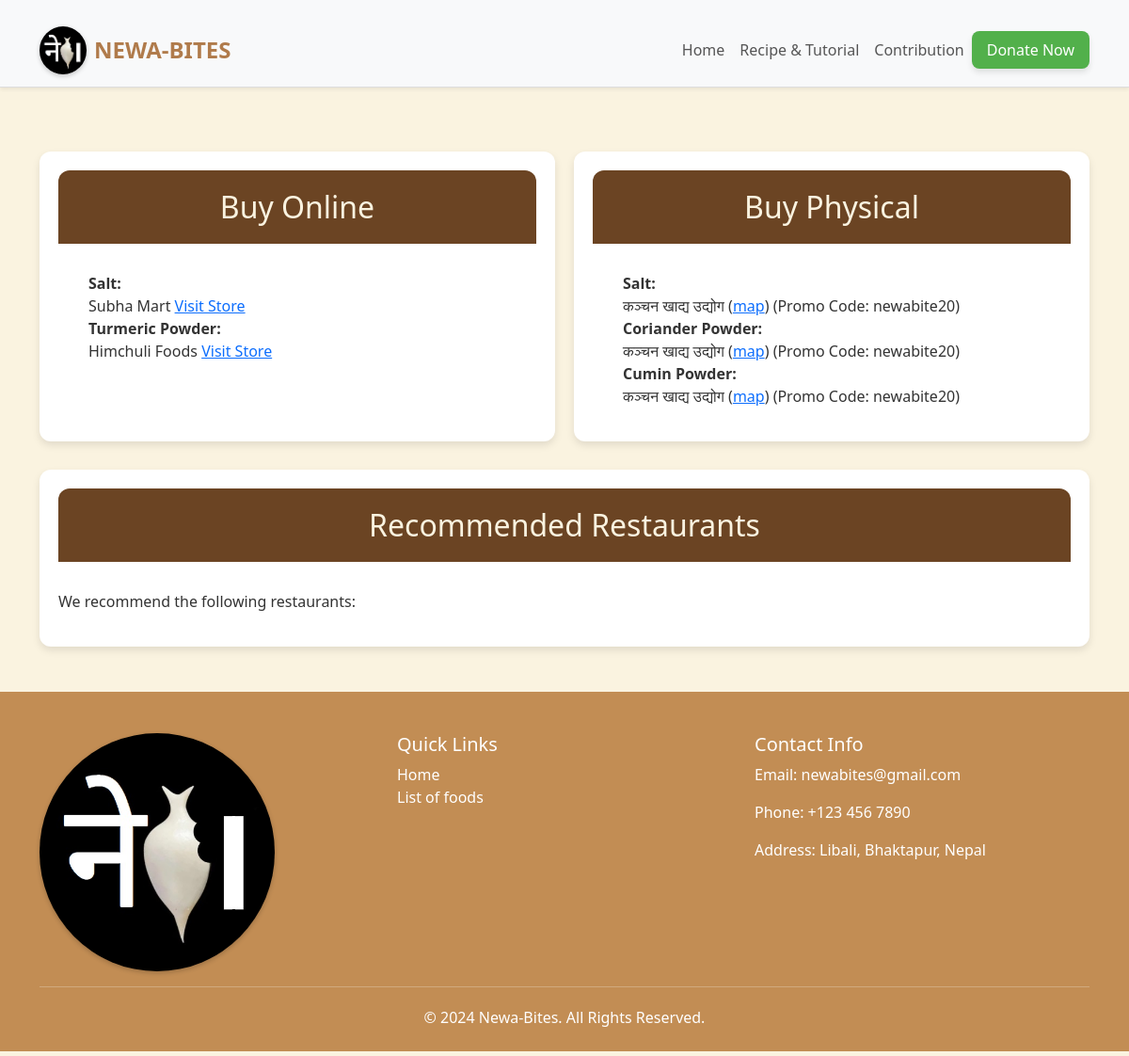
Page /recommendations/5 on the committed database.
### main/models.py (models this page shows, shortened)
class OnlineShop(models.Model):
    name = models.CharField(max_length=100)  # Name of the online shop/platform
    product_url = models.URLField(blank=True, null=True)  # Direct link to the product
    ingredient = models.ForeignKey(Ingredient, related_name="online_shops", on_delete=models.CASCADE)  # Ingredient associated with the online link

class Ingredient(models.Model):
    name = models.CharField(max_length=100)
    def __str__(self):
        return self.name

class Shop(models.Model):
    name = models.CharField(max_length=100)
    address = models.TextField(blank=True, null=True)  # Physical address in text
    maps_link = models.URLField(blank=True, null=True)  # Google Maps link for the shop
    contact = models.CharField(max_length=20, blank=True, null=True)
    ingredients = models.ManyToManyField(Ingredient, related_name="shops")
    promocode=models.CharField(max_length=20, blank=True, null=True)

### main/views.py (the view)
# urls.py: path('recommendations/<int:id>',recommendations, name='recommendations'),
def recommendations(request,id):
    data=Recipe.objects.get(id=id)
    dd=Shop.objects.all()
    d = OnlineShop.objects.select_related('ingredient').all()
    restro=Restaurant.objects.all()
    return render(request,'user/recommendations.html',{'data':data,'shops':dd,'onlineshops':d,'restro':restro})

### main/templates/user/recommendations.html (shortened to what this page needs)
{% extends "base.html" %}
{% load static %}
{% block contents %}
<div class="container mt-5" style="background-color: #FAF3E0;">
    <div class="buy_links">
        <div class="section" data-aos="fade-right">
            <h2>Buy Online</h2>
            <ul style = "list-style-type: none;">
                {% for shop in onlineshops %}
                    {% if shop.ingredient in data.ingredient_list.all %}
                        <li><div class="fw-bold">{{shop.ingredient}}:</div>
                            {{ shop.name }}
                            <a href="{{ shop.product_url }}" target="_blank">Visit Store</a>
                        </li>
                    {% endif %}
                {% endfor %}
            </ul>
        </div>
        <div class="section" data-aos="fade-left" >
            <h2>Buy Physical</h2>
            <ul style = "list-style-type: none;">
                {% for shop in shops %}
                    {% for ingredient in shop.ingredients.all %}
                        {% if ingredient in data.ingredient_list.all %}
                            <li><div class="fw-bold">{{ingredient}}:</div>
                                {{ shop.name }}
                                (<a href="{{ shop.maps_link }}" target="_blank">map</a>)
                                {% if shop.promocode %}
                                    (Promo Code: {{ shop.promocode }})
                                {% endif %}
                            </li>
                        {% endif %}
                    {% endfor %}
                {% endfor %}
            </ul>
        </div>
    </div>
    <div class="section_rec mb-5" data-aos="fade-down" >
        <div class="recommendation">
            <h2>Recommended Restaurants</h2>
            <span>We recommend the following restaurants:</span>
        </div>
    </div>
</div>
{% endblock contents %}

### main/static/css/style.css (style rules this page uses)
body { margin: 0; padding: 0; background-color: #f4f4f9; color: #333; }
h2 { text-align: center; margin-top: 100px; margin-bottom: 20px; }
.container { width: 100%; margin: 0 auto; padding-top: 20px; }
h2 { text-align: center; margin-bottom: 30px; }

### main/templates/base.html (style rules this page uses)
body, html { margin: 0; padding: 0; height: 100%; }

### main/templates/user/recommendations.html (style rules this page uses)
body { background-color: #FAF3E0; }
.buy_links { display: flex; flex-direction: row; gap: 20px; margin-bottom: 30px; }
.section, .section_rec { flex: 1; padding: 20px; background: #ffffff; border-radius: 12px; box-shadow: 0 4px 8px rgba(0, 0, 0, 0.1); }
.section h2, .section_rec h2 { margin-top: 0; text-align: center; background: #6B4423; color: #FAF3E0; padding: 20px 0; border-radius: 12px 12px 0 0; }
[data-aos] { opacity: 0; transition: opacity 0.6s ease-in-out; }
[data-aos].aos-animate { opacity: 1; }

### rows in the picture
OnlineShop: ingredient "Salt", name "Subha Mart"
OnlineShop: ingredient "Turmeric Powder", name "Himchuli Foods"
Shop: name "कञ्चन खाद्य उद्योग", promocode "newabite20"
Ingredient: name "Salt"
Ingredient: name "Coriander Powder"
Ingredient: name "Cumin Powder"
